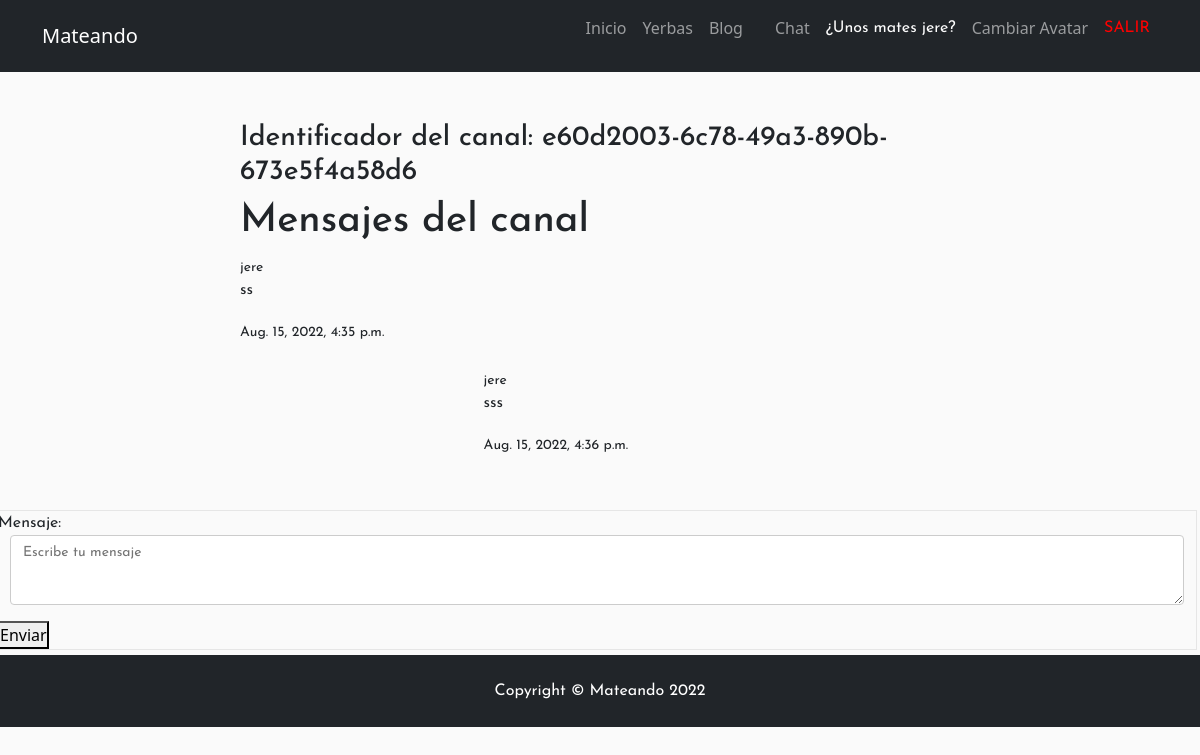
The page /MatesApp/inbox/ms/jere (signed in) on the database its author committed.
### MatesApp/models.py (models this page shows)
class ModelBase(models.Model):
    id = models.UUIDField(default=uuid.uuid4, primary_key=True, db_index=True, editable=False)
    tiempo= models.DateTimeField(auto_now_add=True)
    actualizar= models.DateTimeField(auto_now=True)
    class Meta:
        abstract= True

class Canal(ModelBase):
    usuarios= models.ManyToManyField(User, blank=True, through=CanalUsuario)
    objects= CanalManager()

class CanalMensaje(ModelBase):
    canal= models.ForeignKey("Canal", on_delete=models.CASCADE)
    usuario= models.ForeignKey(User, on_delete=models.CASCADE)
    texto= models.TextField()

### MatesApp/views.py (the view)
# urls.py: path('inbox/ms/<str:username>', views.DetailMs.as_view(), name="detailms" ),
class DetailMs(LoginRequiredMixin,CanalFormMixin, DetailView):
    template_name= 'MatesApp/canal_detail.html'
    def get_object(self, *args, **kwargs):
        username= self.kwargs.get("username")
        mi_username= self.request.user.username
        canal, _ = Canal.objects.obtener_o_crear_canal_ms(mi_username, username)
        if username == mi_username:
            mi_canal, _= Canal.objects.obtener_o_crear_canal_usuario_actual(self.request.user)
            return mi_canal
        if canal == None:
            raise Http404
        return canal

### MatesApp/forms.py
class FormMensajes(forms.Form):
    mensaje= forms.CharField(widget=forms.Textarea(attrs= {
            "class": "formulario_ms",
            "placeholder": "Escribe tu mensaje"
    }))

### MatesApp/models.py (called while the page is built, shortened)
    def solo_uno(self):
        return self.annotate(num_usuarios=Count("usuarios")).filter(num_usuarios=1)

    def solo_dos(self):
        return self.annotate(num_usuarios=Count("usuarios")).filter(num_usuarios=2)

    def filtrar_por_username(self, username):
        return self.filter(canalusuario__usuario__username=username)

    def get_queryset(self, *args, **kwargs):
        return CanalQuerySet(self.model, using=self._db)

    def filtrar_ms_por_privado(self, username_a, username_b):
        return self.get_queryset().solo_dos().filtrar_por_username(username_a).filtrar_por_username(username_b)

    def obtener_o_crear_canal_usuario_actual(self, user):
        qs= self.get_queryset().solo_uno().filtrar_por_username(user.username)
        if qs.exists():
            return qs.order_by("tiempo").first, False
        canal_obj = Canal.objects.create()
        CanalUsuario.objects.create(usuario=user, canal=canal_obj)
        return canal_obj, True

    def obtener_o_crear_canal_ms(self, username_a, username_b):
        qs = self.filtrar_ms_por_privado(username_a, username_b)
        if qs.exists():
            return qs.order_by("tiempo").first(), False

### templatechat/MatesApp/canal_detail.html (shortened to what this page needs)
{% extends 'base.html' %}
{% block contenedor %}
    <h3>Identificador del canal: {{object.id}}</h3>
    <h1>Mensajes del canal</h1>
    {% for mensaje in object.canalmensaje_set.all %}
                <div class="div_ms{% if request.user == mensaje.usuario %}mis_mensajes">
                {% else %} tus_mensajes {% endif %}
                <small>{{mensaje.usuario}}</small>
                <p>{{mensaje.texto}}</p>
                <small>{{mensaje.tiempo}}</small>
                </div>
    {% endfor %}
    </div>
    <div class="div_form_ms">
        <form id="form_submit" action="{{ request.path }}" method="POST">
            {{form.as_p}}
            <button type="submit">
                Enviar
            </button>
    </form>
    </div>
{% endblock %}

### MatesApp/templates/MatesApp/padre.html (shortened to what this page needs)
<!DOCTYPE html>
<html lang="en">
    <head>
        {% load static %}
        <link href="{% static 'MatesApp/css/styles.css' %}" rel="stylesheet" />
    </head>
    <body>
        <nav class="navbar navbar-expand-lg navbar-dark bg-dark">
            <div class="container">
                <a class="navbar-brand" href="{% url 'inicio' %}">Mateando</a>
                <div class="collapse navbar-collapse" id="navbarSupportedContent">
                    <ul class="navbar-nav ms-auto mb-2 mb-lg-0">
                        <li class="nav-item"><a class="nav-link" href="{% url 'inicio' %}">Inicio</a></li>
                        <li class="nav-item"><a class="nav-link" href="{% url 'yerbas' %}">Yerbas</a></li>
                        <li class="nav-item"><a class="nav-link" aria-current="page" href="{% url 'blog' %}">Blog</a></li>
                        <li class="nav-item"><a class="nav-link" aria-current="page" href="{% url 'publicar' %}"></a></li>
                        <li class="nav-item"><a class="nav-link" href="{% url 'inbox' %}">Chat</a></li>
                        {% if not request.user.is_authenticated %}
                        <li class="nav-item"><a class="nav-link active" href="{% url 'login' %}"><p style="color:#ff0000";>INICIAR SESIÓN</p></a></li>
                            <li class="nav-item"><a class="nav-link active" href="{% url 'register' %}"><p style="color:#ff0000";>REGISTRARSE</p></a></li>
                            <li class="nav-item"><a class="nav-link active" href="{% url 'aboutme' %}">Acerca de Nosotros</a></li>
                        {% else %}
                        <li class="nav-item"><a class="nav-link" href="{% url 'EditarPerfil' %}"><p style="color:#fcfcfc";>  ¿Unos mates {{ request.user.username }}?</p>
                        <li class="nav-item"><a class="nav-link" href="{% url 'agregarAvatar' %}">Cambiar Avatar</a></li>
                        <li class="nav-item"><a class="nav-link active" href="{% url 'logout' %}"><p style="color:#ff0000";>SALIR</p></a></li>
                        {% endif %}
                    </ul>
                </div>
            </div>
        </nav>
        {% block contenido_que_cambia%}{% endblock%}
        <footer class="py-4 bg-dark">
            <div class="container"><p class="m-0 text-center text-white">Copyright &copy; Mateando 2022</p></div>
        </footer>
    </body>
</html>

### templatechat/base.html (style rules this page uses)
* { margin: 0; padding: 0; }
body { background:#fafafa; }
h1, h2, h3, p, small { font-family: 'Josefin Sans', sans-serif; }

### templatechat/MatesApp/canal_detail.html (style rules this page uses)
.div_ms { margin: 1.2rem auto; width: 35%; padding: 0.2rem 0.6rem 0.3rem 0.6rem }
.div_form_ms { width: 100%; margin-top: 5px; margin-bottom: 5px; margin-left: -3px; border:1px solid #e6e6e6; }
#id_mensaje { display: block; padding: 6px 12px; margin-left: 1%; margin-right: 1%; width: 98%; min-width: 98%; max-width: 98%; height: 70px; min-height: 70px; max-height: 70px; box-sizing: border-box; font-size: 14px; color: #333; border:1px solid #ccc; border-radius: 4px; }

### rows shown on the page
Canal: id "e60d2003-6c78-49a3-890b-673e5f4a58d6"
CanalMensaje: usuario "jere", texto "ss", tiempo "Aug. 15, 2022, 4:35 p.m."
CanalMensaje: usuario "jere", texto "sss", tiempo "Aug. 15, 2022, 4:36 p.m."

### other values the page prints
{{ request.user.username }} "jere"
